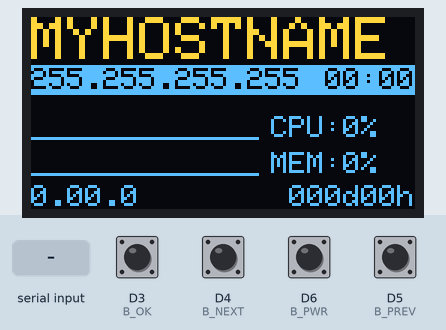
A sketch run on a simulated ESP8266 (NodeMCU). Parts: 128×64 one-colour display. The inputs (shaded band) are chosen by the test bench; at power-on: D3 (B_OK), D4 (B_NEXT), D5 (B_PREV), D6 (B_PWR) HIGH. The OLED is the two-colour kind (top 16 rows yellow); what the sketch prints to the serial monitor is not drawn.

Above: at 1.3 s.
1.4 s: D3 (B_OK) pulled LOW for 0.15 s
At 2.5 s:
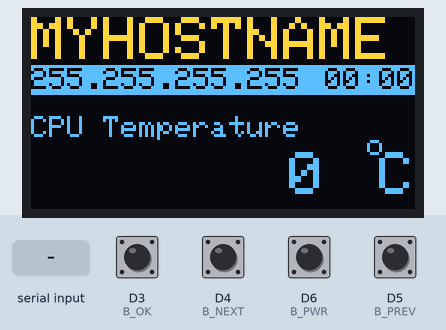
3.1 s: "!CT!\n" received over Serial
At 3.6 s:
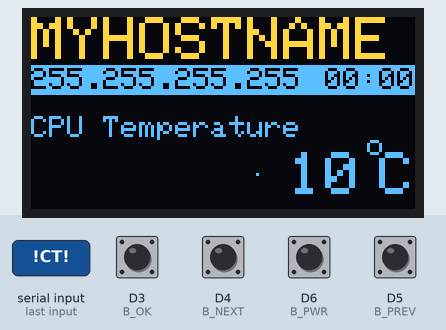
4.6 s: D3 (B_OK) pulled LOW for 0.15 s
At 6.0 s:
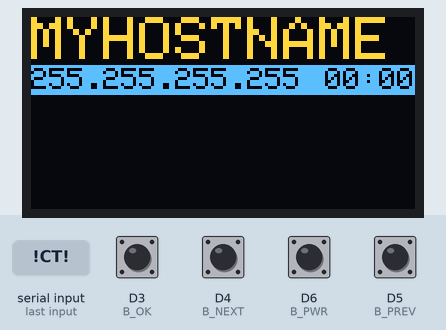
6.3 s: D3 (B_OK) pulled LOW for 0.15 s
At 6.53 s:
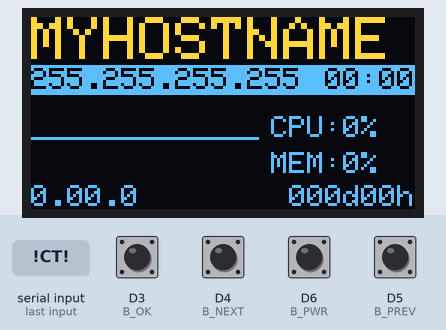
8.0 s: "!CG!\n" received over Serial
At 8.6 s:
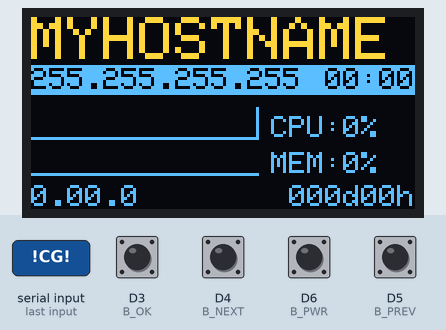
Timing chart, 0 to 10.5 s (numbered marks = the images above; inputs shaded):
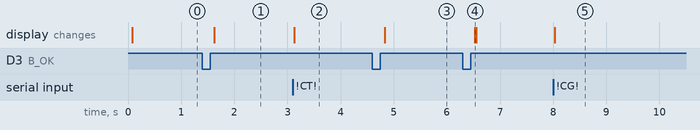

The sketch:

LoongsonPanel.ino
```cpp
// (licence header left out)
#include <SPI.h>
#include <Wire.h>
#include <Adafruit_GFX.h>
#include <Adafruit_SSD1306.h>
#include <OneButton.h>

#define SCREEN_WIDTH    128 // OLED display width, in pixels
#define SCREEN_HEIGHT   64 // OLED display height, in pixels
#define OLED_RESET      -1
#define SCREEN_ADDRESS  0x3C
Adafruit_SSD1306        display(SCREEN_WIDTH, SCREEN_HEIGHT, &Wire, OLED_RESET);

#define B_PREV          D5
#define B_NEXT          D4
#define B_OK            D3
#define B_PWR           D6
#define POWER           D7
OneButton btn_OK        = OneButton(B_OK, true, false);
OneButton btn_PREV      = OneButton(B_PREV, true, false);
OneButton btn_NEXT      = OneButton(B_NEXT, true, false);
OneButton btn_PWR       = OneButton(B_PWR, true, false);

//  Following is Chinese Character Matrix for Chinese UI.
//  测(0) 试(1) 中(2) 通(3) 过(4) 失(5) 败(6)
//#define TXT_HEIGHT   12
//#define TXT_WIDTH    12
//static const unsigned char PROGMEM txt[] =
//{0x00,0x20,0xBE,0x20,0x62,0xA0,0x2A,0xA0,0x2A,0xA0,0xAA,0xA0,0x6A,0xA0,0x2A,0xA0,0x2A,0xA0,0x48,0x20,0x94,0x20,0x22,0x60,/*"测",0*/
// 0x80,0xA0,0x40,0x80,0x0F,0xE0,0x00,0x80,0xC0,0x80,0x4E,0x80,0x44,0x80,0x44,0x80,0x44,0x80,0x46,0xA0,0x6C,0x60,0x40,0x20,/*"试",1*/
// 0x04,0x00,0x04,0x00,0x04,0x00,0x7F,0xC0,0x44,0x40,0x44,0x40,0x44,0x40,0x7F,0xC0,0x44,0x40,0x04,0x00,0x04,0x00,0x04,0x00,/*"中",2*/
// 0x9F,0x80,0x44,0x80,0x03,0x00,0x1F,0xC0,0xD2,0x40,0x5F,0xC0,0x52,0x40,0x5F,0xC0,0x52,0x40,0x52,0xC0,0x40,0x00,0xBF,0xE0,/*"通",3*/
// 0x40,0x40,0x20,0x40,0x00,0x40,0x0F,0xE0,0xE0,0x40,0x24,0x40,0x22,0x40,0x22,0x40,0x20,0x40,0x21,0xC0,0x50,0x00,0x8F,0xE0,/*"过",4*/
// 0xFB,0xFF,0xDB,0xFF,0xDB,0xFF,0xC0,0x7F,0xBB,0xFF,0x7B,0xFF,0xFB,0xFF,0x00,0x1F,0xF5,0xFF,0xEE,0xFF,0xDF,0x7F,0x3F,0x9F,/*"-失",5*/
// 0xFE,0xFF,0x06,0xFF,0x75,0xFF,0x54,0x1F,0x53,0xBF,0x55,0xBF,0x55,0xBF,0x55,0xBF,0x55,0x7F,0xDE,0xFF,0xAD,0x7F,0x73,0x9F,/*"-败",6*/
// 0x00,0x00,0x1F,0x80,0x3F,0xC0,0x76,0xE0,0x36,0xC0,0x7F,0xE0,0x3F,0xC0,0x79,0xE0,0x36,0xC0,0x7F,0xE0,0x3F,0xC0,0x1F,0x80,/* FAILED ICON 故障内存图标,7*/
// 0x00,0x00,0x00,0x00,0x00,0x00,0x1F,0x80,0x36,0xC0,0x10,0x80,0x30,0xC0,0x10,0x80,0x30,0xC0,0x10,0x80,0x30,0xC0,0x1F,0x80, /* MEMCHIP ICON 内存图标,8*/
// 0x00,0x00,0x1F,0x80,0x3F,0xC0,0x76,0xE0,0x36,0xC0,0x7F,0xE0,0x3F,0xC0,0x76,0xE0,0x39,0xC0,0x7F,0xE0,0x3F,0xC0,0x1F,0x80};/* PASSED ICON 内存笑脸图标,9*/

#define USAGE_WIDTH     76    //screen_width - width_of_text_"CPU:100%"
#define MODE_STATUS     1
#define MODE_TEMP       2
#define MODE_LOG        3


int     incomingByte      = 0; // for incoming serial data
String  inputString       = "";         // a String to hold incoming data
bool    stringComplete    = false;  // whether the string is complete
bool    update            = false;
byte    mode[3]           = {MODE_STATUS, MODE_TEMP, MODE_LOG};
byte    currentMode       = 0;
byte    cpuUsage[USAGE_WIDTH];
byte    memUsage[USAGE_WIDTH];
byte    temperature[USAGE_WIDTH];
String  hostname          = "MYHOSTNAME";
String  kernel            = "0.00.0";
String  ip                = "255.255.255.255";
String  displaytime       = "00:00";
String  uptime            = "000d00h";
byte    cu                = 0;
byte    mu                = 0;
byte    page              = 0;
String  logItem;


//
// UI 相关
// =======================================================

/*
void drawTxt(int x, int y, byte id) {
  unsigned char ch[24];
  for (int i=0; i<24; i++){
    ch[i] = pgm_read_word_near(txt + id*24 +i);
   // Serial.println(txt[i],BIN);
  }
  display.drawBitmap(x,y,ch, TXT_WIDTH, TXT_HEIGHT, 1);
}
*/

void drawUsageGraph(byte graphData[], int x, int y){
  int i;

  display.fillRect(x, y, USAGE_WIDTH, 10, SSD1306_BLACK);
  for (i=0; i < USAGE_WIDTH; i++){
    display.drawLine(x + i, y+10-graphData[i], x+i, y+10, SSD1306_WHITE);
  }
  display.display();
}

void drawTempGraph(byte graphData[], int x, int y){
  int i;
  byte max_v = 0;
  byte min_v = 255;
  int last_y = 0;
  int pos_y;

  for (i=0; i < USAGE_WIDTH; i++){
    if (graphData[i] > 0) {
      max_v = max(graphData[i], max_v);
      min_v = min(graphData[i], min_v);
    }
  }

  display.fillRect(x, y, USAGE_WIDTH, 20, SSD1306_BLACK);
  for (i=0; i < USAGE_WIDTH; i++){
    if (graphData[i]>0){
      pos_y = y + 20 - int((graphData[i] - min_v + 5) *20 / (max_v-min_v+10));  // y + 20（图像宽度） - 当前温度在最大最小值上下5度之间的相对比例位置
      if (last_y > 0) //前面有效数值，和前一点用线连接
        display.drawLine(x + i - 1, last_y, x+i, pos_y, SSD1306_WHITE);
      else            //前面无有效值，画第一个点
        display.drawPixel(x + i, pos_y , SSD1306_WHITE);
      last_y = pos_y;
    }
  }
  display.display();
}

void updateUI(){
  display.fillRect(0,0, display.width(), 16, SSD1306_BLACK);
  display.setTextSize(2);             // Normal 1:1 pixel scale
  display.setCursor(0,0);
  display.setTextColor(SSD1306_WHITE);        // Draw white text
  display.print(hostname);
  display.fillRect(0,16, display.width(), 10, SSD1306_WHITE);
  display.setTextColor(SSD1306_BLACK);        // Draw white text
  display.setTextSize(1);
  display.setCursor(0,17);
  display.print(ip);
  display.setCursor(display.width()-30,17);
  display.print(displaytime);
  display.setTextColor(SSD1306_WHITE);        // Draw white text

  switch (mode[currentMode]) {
    case MODE_STATUS:
      display.fillRect(104,33, 24, 20, SSD1306_BLACK);
      display.setCursor(104,33);
      display.print(cu);display.print("%");
      display.setCursor(104,45);
      display.print(mu);display.print("%");
      display.fillRect(0,56, display.width(), 8, SSD1306_BLACK);
      display.setCursor(0,56);
      display.print(kernel);
      display.setCursor(display.width()-uptime.length()*6, 56);
      display.print(uptime);
      drawUsageGraph(cpuUsage, 0, 30);
      drawUsageGraph(memUsage, 0, 42);
      break;
    case MODE_TEMP:
      display.fillRect(86,45, 24, 16, SSD1306_BLACK);
      display.setTextSize(2);
      display.setCursor(86,45);
      display.print(temperature[USAGE_WIDTH-1]);
      drawTempGraph(temperature, 0, 42);
      break;
    case MODE_LOG:
      display.fillRect(0,30, display.width(), display.height()-30, SSD1306_BLACK);
      if (logItem.length()>0){
        display.setCursor(0,30);
        display.print(logItem);
      }
      break;
  }

  display.display();
  update = false;
}

void drawUI(){
  display.clearDisplay();
  //display.drawLine(0, 25, display.width()-1, 25, SSD1306_WHITE);
  //drawTxt(80,20,8);

  switch(mode[currentMode]){
    case MODE_STATUS:
      display.setTextColor(SSD1306_WHITE);        // Draw white text
      display.setTextSize(1);
      display.setCursor(80,33);
      display.print(F("CPU:"));
      display.setCursor(80,45);
      display.print(F("MEM:"));
      break;
    case MODE_TEMP:
      display.setTextColor(SSD1306_WHITE);
      display.setTextSize(1);
      display.setCursor(0,33);
      display.print(F("CPU Temperature"));
      display.setTextSize(2);
      display.setCursor(116,45);
      display.print(F("C"));
      display.setTextSize(1);
      display.setCursor(112,39);
      display.print(F("o"));
      break;
  }
}

//
// 数据处理
// =======================================================

void updateUsageData(byte usageData[], byte newVal){
  int i;
  for (i=0; i< USAGE_WIDTH - 1; i++){
    usageData[i] = usageData[i+1];
  }
  usageData[i] = newVal;
}

byte getByteValue(String data, String cmd){
  byte temp_b[2] = {0,0};
  String temp;

  if (data.indexOf(cmd)>0){
    temp = data.substring(data.indexOf(cmd)+4, data.indexOf(cmd)+5);
    temp.getBytes(temp_b, 2);
  }
  return temp_b[0];
}

boolean updateValue(String data, String &key, String cmd){
  String temp;
  boolean res = false;
  if (data.indexOf(cmd)>0){
    temp = data.substring(data.indexOf(cmd)+4);
    temp = temp.substring(0,temp.indexOf("\n"));
    if (key != temp){
      key = temp;
      res = true;
    }
  }
  return res;
}

void parseData(String data){

  if (data){
    data = " " + data;
    updateValue(data, hostname, "!HN!");
    updateValue(data, ip, "!IP!");
    updateValue(data, kernel, "!KR!");
    updateValue(data, uptime, "!UT!");
    updateValue(data, displaytime, "!TI!");
    if (data.indexOf("!CG!")>0) updateUsageData(cpuUsage, getByteValue(data, "!CG!"));
    if (data.indexOf("!MG!")>0) updateUsageData(memUsage, getByteValue(data, "!MG!"));
    if (data.indexOf("!CT!")>0) updateUsageData(temperature, getByteValue(data, "!CT!"));
    if (data.indexOf("!CU!")>0) cu = getByteValue(data, "!CU!");
    if (data.indexOf("!MU!")>0) mu = getByteValue(data, "!MU!");
    if (data.indexOf("!LP!")>0) page = getByteValue(data, "!LP!");
    updateValue(data, logItem, "!LG!");

    update = true;
  }

}

//
// 事件处理
// =======================================================


/*
  SerialEvent occurs whenever a new data comes in the hardware serial RX. This
  routine is run between each time loop() runs, so using delay inside loop can
  delay response. Multiple bytes of data may be available.
*/
void serialEvent() {
  while (Serial.available()) {
    digitalWrite(LED_BUILTIN, LOW);
    // get the new byte:
    char inChar = (char)Serial.read();
    // add it to the inputString:
    inputString += inChar;
    // if the incoming character is a newline, set a flag so the main loop can
    // do something about it:
    if (inChar == '\n') {
      parseData(inputString);
      inputString = "";
    }
    digitalWrite(LED_BUILTIN, HIGH);
  }
}


static void clickOK() {
  currentMode = (currentMode + 1) % (sizeof(mode) / sizeof(mode[0]));
  if (mode[currentMode] == MODE_LOG){
    Serial.write("#GL#");
    Serial.write(page);
    Serial.write("\n");
  }
  drawUI();
  updateUI();
}

static void clickPREV() {
  if (mode[currentMode] == MODE_LOG){
    if (page > 0) page = page - 1;
    Serial.write("#GL#");
    Serial.write(page);
    Serial.write("\n");
    delay(100);
    updateUI();
  }
}

static void clickNEXT() {
  if (mode[currentMode] == MODE_LOG){
    if (page <255) page = page + 1;
    Serial.write("#GL#");
    Serial.write(page);
    Serial.write("\n");
    delay(100);
    updateUI();
  }
}

static void clickPWR() {
  digitalWrite(POWER, LOW);
  digitalWrite(POWER, HIGH);
  delay(5000);
  digitalWrite(POWER, LOW);
}


//
// 初始化
// =======================================================

void setup() {

  int i;

  pinMode(LED_BUILTIN, OUTPUT);     // Initialize the LED_BUILTIN pin as an output
  pinMode(POWER, OUTPUT);
  digitalWrite(LED_BUILTIN, HIGH);
  digitalWrite(POWER, LOW);

  Serial.begin(115200);
  // reserve 200 bytes for the inputString:
  inputString.reserve(250);
  logItem.reserve(250);
  logItem = "";

  btn_OK.attachClick(clickOK);
  btn_PREV.attachClick(clickPREV);
  btn_NEXT.attachClick(clickNEXT);
  btn_PWR.attachClick(clickPWR);


  for (i=0; i < USAGE_WIDTH; i++){
    updateUsageData(cpuUsage, 0);
    updateUsageData(memUsage, 0);
    updateUsageData(temperature, 0);
  }
  // SSD1306_SWITCHCAPVCC = generate display voltage from 3.3V internally
  if(!display.begin(SSD1306_SWITCHCAPVCC, SCREEN_ADDRESS)) {
    Serial.println(F("SSD1306 allocation failed"));
    for(;;); // Don't proceed, loop forever
  }

  drawUI();
  updateUI();

}


//
// 循环体
// =======================================================

void loop() {
  int i;
  // print the string when a newline arrives:
  if (update) {
    updateUI();
  }
  btn_OK.tick();
  btn_PREV.tick();
  btn_NEXT.tick();
  btn_PWR.tick();
}
```

Measured:
- after the input at 1.4 s, the display: changes after 0.23 s (image 1)
- after the input at 3.1 s, the display: changes at once (image 2)
- after the input at 4.6 s, the display: changes after 0.23 s (image 3)
- after the input at 6.3 s, the display: changes after 0.23 s (image 4)
- after the input at 8.0 s, the display: changes at once (image 5)
